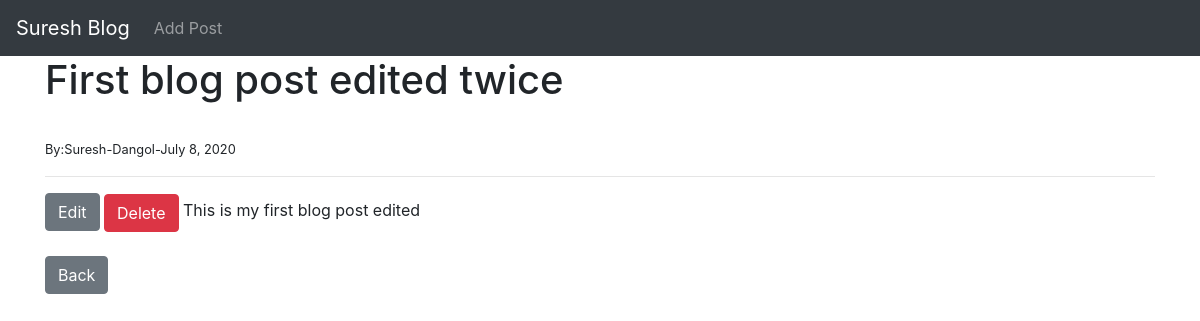
/detail/1, run on the app's committed database.
### blog/models.py (models this page shows, shortened)
class Post(models.Model):
    title = models.CharField(max_length=255)
    title_tag = models.CharField(max_length=255)
    author = models.ForeignKey(User,on_delete=models.CASCADE)
    body = models.TextField()
    post_date = models.DateField(auto_now_add=True)

### blog/views.py (the view)
# urls.py: path('detail/<int:pk>',BlogDetailView.as_view(),name='details'),
class BlogDetailView(DetailView):
    model = Post
    template_name = 'details.html'

### blog/templates/details.html (shortened to what this page needs)
{% extends 'base.html'%}
{%block content%}
<h1>{{post.title}}</h1><br>
<small> By:{{post.author.first_name}}-{{post.author.last_name}}-{{post.post_date}}</small><br>
<hr>
 <a href="{% url 'update_post' post.pk %}" class="btn btn-secondary" >Edit</a>
 <small> <a href="{% url 'delete_post' post.pk %}" class="btn btn-danger" >Delete</a></small>
{{post.body}}
<br>
<br>
<a href="{% url 'home'%}" class="btn btn-secondary">Back</a>
{% endblock%}

### data on the page
Post: title "First blog post edited twice", author.first_name "Suresh", author.last_name "Dangol", post_date "July 8, 2020", body "This is my first blog post edited"
